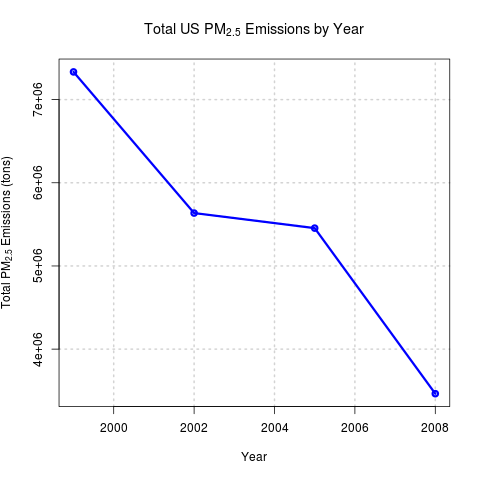

This chart was generated by the following R code:

source("proj2Common.R")

library(dplyr)

# Q1: Have total emissions from PM2.5 decreased in the United States from 1999 to 2008?
# Ans: Yes, from the plot by code below PM2.5 is sharply reduced from 1999 to 2002
#      then reducing less slightly from 2002 and 2005.  It is sharply reduced again
#      between 2005 and 2008

# Task: Using the base plotting system, make a plot showing the total PM2.5 emission 
#       from all sources for each of the years 1999, 2002, 2005, and 2008.

# Use data tables and dplyr functoins
dt.nei <- tbl_df(NEI)
# tally up all emissions by year
dt.plot <- dt.nei %>% group_by(year) %>% summarize(sum(Emissions))

# now plot
png("plot1.png")
plot(dt.plot$year, dt.plot$`sum(Emissions)`,
     type="o", col="Blue", xlab = "Year", lwd=3,
     ylab = expression("Total" ~ PM[2.5] ~ "Emissions (tons)"),        # subscript "2.5"
     main = expression("Total US" ~ PM[2.5] ~ "Emissions by Year"),
     panel.first = grid(lwd=2))
dev.off()
